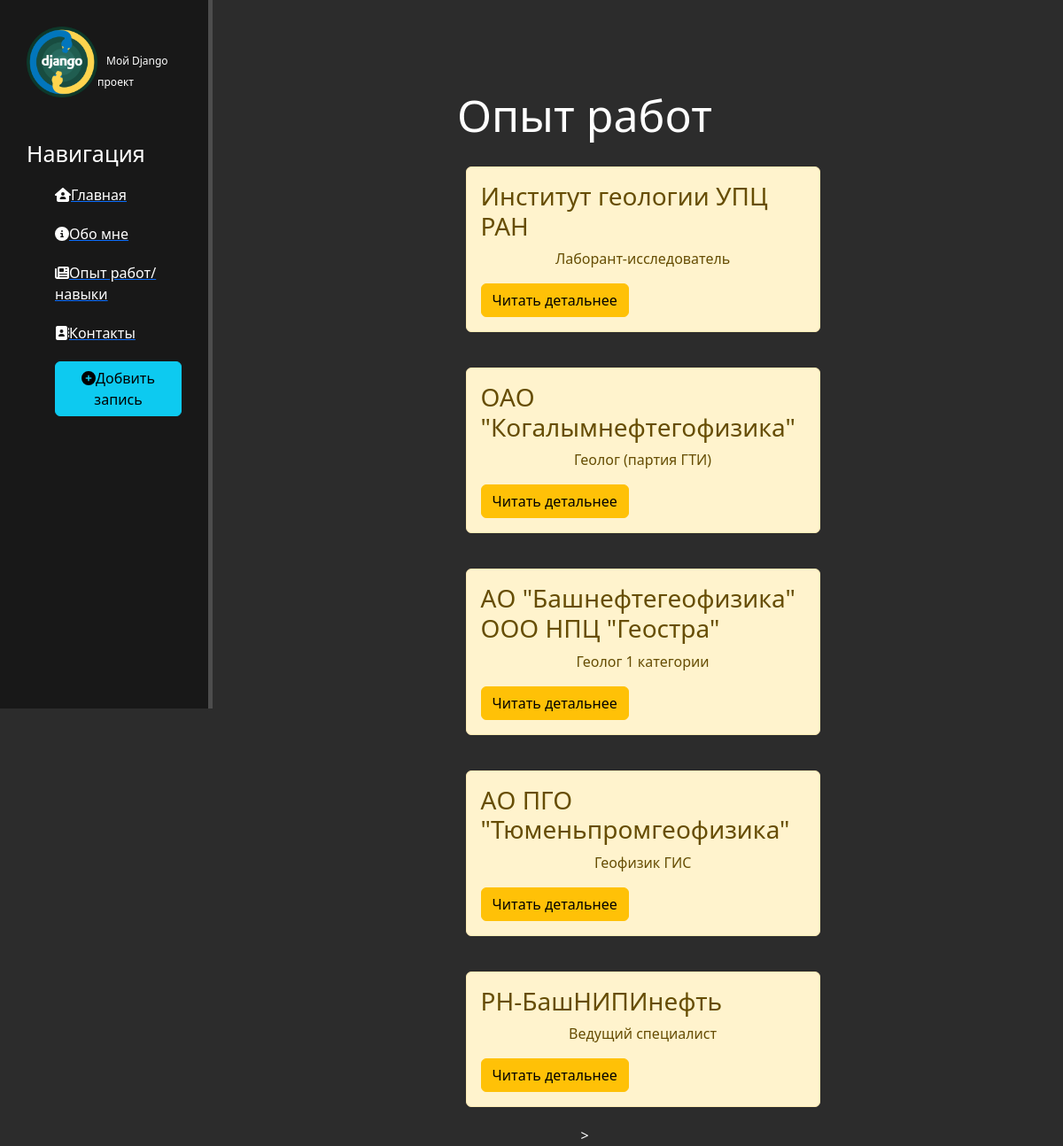
Page /news/ on the committed database.
### news/models.py (models this page shows, shortened)
class Articles(models.Model):
    title = models.CharField('Название', max_length=50)
    anons = models.CharField('Анонс', max_length=50)
    full_text = models.TextField('Статья')
    date = models.DateTimeField('Дата публикаци')
    class Meta:
        verbose_name = 'Новость'
        verbose_name_plural = 'Новости'

### news/views.py (the view)
# urls.py: path('',views.news_home, name='news_home'),
def news_home (request):
    news = Articles.objects.all()
    return render(request, 'news/news_home.html', {'news': news})

### news/templates/news/news_home.html (shortened to what this page needs)
{% extends 'main/layout.html' %}
{% block content %}
    <div class="features">
        <h1>Опыт работ</h1>
        {% if news %}
            {% for el in news %}
                    <div class="alert alert-warning">
                        <h3>{{ el.title }}</h3>
                        <p>{{ el.anons}}</p>
                        <a href="{% url 'news-detail' el.id %}" class="btn btn-warning">Читать детальнее</a>
                    </div>
            {% endfor %}>
        {% else %}
            <p>У вас нет записи</p>
        {% endif %}
    </div>
{% endblock %}

### main/templates/main/layout.html (shortened to what this page needs)
{% load static %}
<!doctype html>
<html lang="ru">
<head>
    <link rel="stylesheet" href="https://cdn.jsdelivr.net/npm/bootstrap@5.2.0/dist/css/bootstrap.min.css">
    <link rel="stylesheet" href="{% static 'main/css/main.css' %}">
</head>
<body>
    <aside>
        <img src="{% static 'main/img/logo.png' %}" alt="Лого">
        <span class="logo">Мой Django проект </span>
        <h3>Навигация</h3>
        <ul>
            <a href="{% url 'home' %}"><li><i class="fa-solid fa-house-user"></i>Главная</li></a>
            <a href="{% url 'about' %}"><li><i class="fa-solid fa-circle-info"></i>Обо мне</li></a>
            <a href="{% url 'news_home' %}"><li><i class="fa-solid fa-newspaper"></i>Опыт работ/навыки</li></a>
            <a href="{% url 'contacts' %}"><li><i class="fa-solid fa-address-book"></i>Контакты</li></a>
            <a href="{% url 'create' %}"><li><button class = "btn btn-info"><i class ="fas fa-plus-circle"></i>Добвить запись</button></li></a>
        </ul>
    </aside>
    <main>
        {% block content %}
        {% endblock %}
    </main>
</body>
</html>

### main/static/main/css/main.css (style rules this page uses)
body { background: #2c2c2c; }
aside { float: left; background: #181818; width: 20%; padding: 2.5%; height: 100vh; color: #fff; border-right: 5px solid #4d4d4d; }
aside img { width: 80px; float: left; }
aside .logo { font-size: 12px; margin-left: 10px; font-width: bold; position: relative; top: 25px; }
aside h3 { margin-top: 80px; font-size: 25px; }
aside ul { list-style: none }
aside ul li { color: #fff; display: block; margin-top: 20px; transition: transform .6s ease; }
main .features { float: left; color: #fff; margin-top: 100px; text-align: center; width: 70%; }
main .features h1 { font-size: 50px; }
main .features p { max-width: 400px; text-align: center; }
.alert-warning { float: left; clear: both; width: 400px; margin: 20px 34%; text-align: left; }

### rows in the picture
Articles: title "Институт геологии УПЦ РАН", anons "Лаборант-исследователь"
Articles: title "ОАО \"Когалымнефтегофизика\"", anons "Геолог (партия ГТИ)"
Articles: title "АО \"Башнефтегеофизика\" ООО НПЦ \"Геостра\"", anons "Геолог 1 категории"
Articles: title "АО ПГО \"Тюменьпромгеофизика\"", anons "Геофизик ГИС"
Articles: title "РН-БашНИПИнефть", anons "Ведущий специалист"
